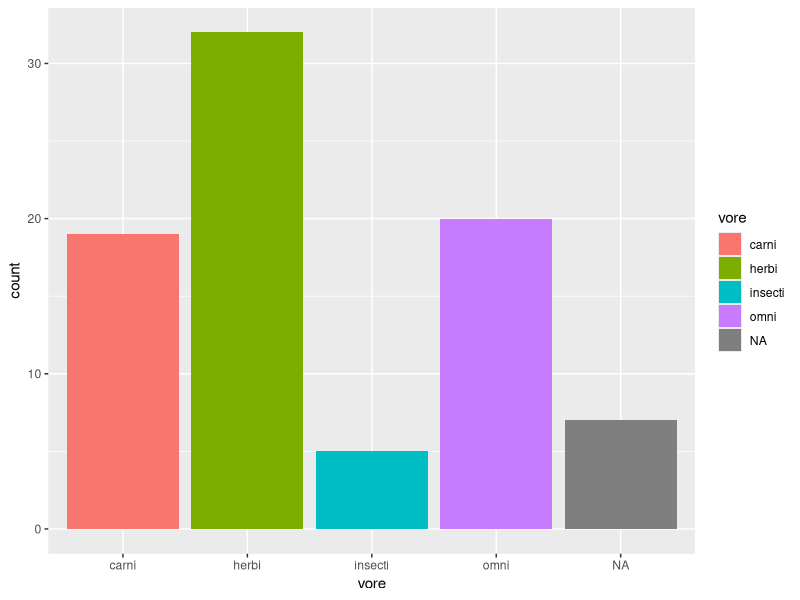
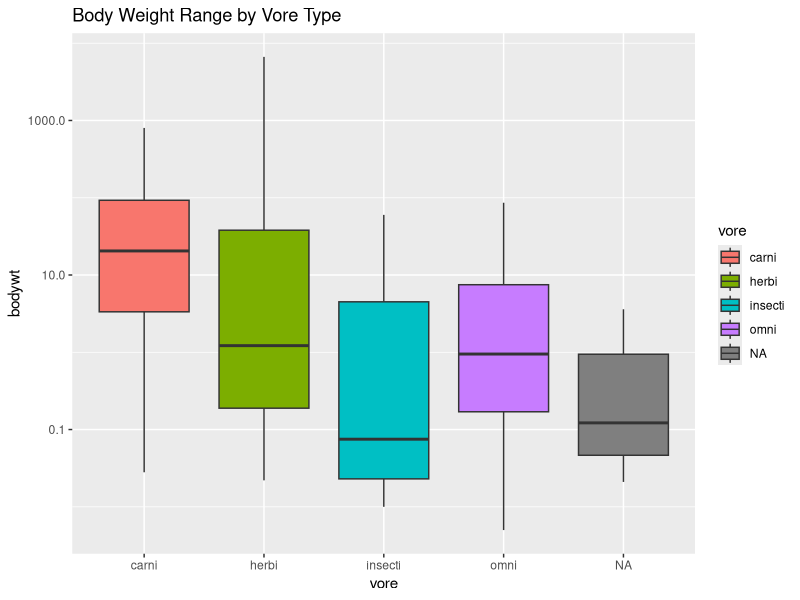
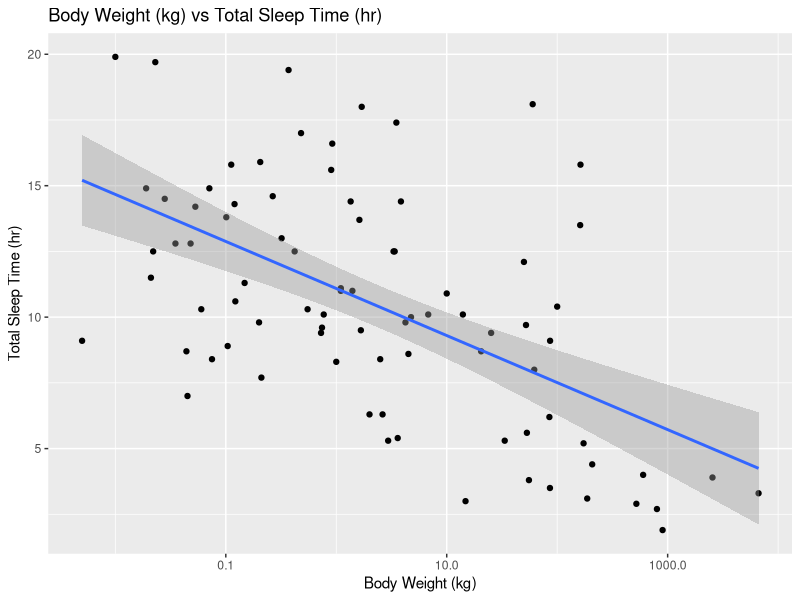
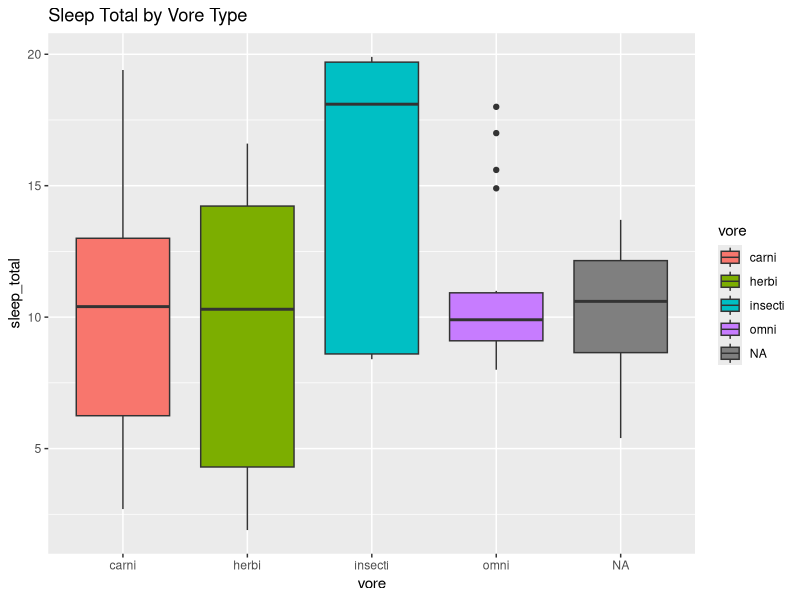
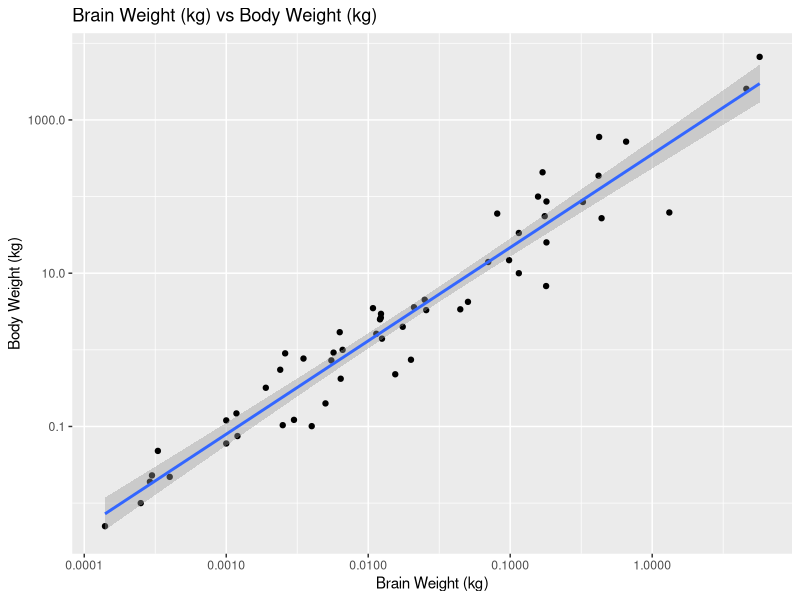

Generate these figures, in order, with R:
## ---- chunk 1
library("tidyverse")
options(scipen = 999) #disable scientific notation
## ---- chunk 2
glimpse(msleep)
## ---- chunk 3
names(msleep)
?msleep
## ---- chunk 4
ggplot(data=msleep,
       mapping=aes(x=vore))+
  geom_bar(mapping=aes(fill=vore))
## ---- chunk 5
mean(msleep$sleep_total)
## ---- chunk 6
summary(msleep)
## ---- chunk 7
ggplot(data=msleep,
       mapping=aes(x=vore, y=bodywt))+
  scale_y_log10()+
  geom_boxplot(mapping=aes(fill=vore))+
  labs(title="Body Weight Range by Vore Type")
## ---- chunk 8
ggplot(data=msleep,
       mapping=aes(x=bodywt, y=sleep_total))+
  scale_x_log10()+
  geom_point()+
  geom_smooth(method=lm)+
  labs(title="Body Weight (kg) vs Total Sleep Time (hr)",
       x="Body Weight (kg)",
       y="Total Sleep Time (hr)")
## ---- chunk 9
ggplot(data=msleep,
       mapping=aes(x=vore, y=sleep_total))+
  geom_boxplot(mapping=aes(fill=vore))+
  labs(title="Sleep Total by Vore Type")
## ---- chunk 10
ggplot(data=msleep,
       mapping=aes(x=brainwt, y=bodywt))+
  scale_y_log10()+
  scale_x_log10()+
  geom_point()+
  geom_smooth(method=lm)+
  labs(title="Brain Weight (kg) vs Body Weight (kg)",
       x="Brain Weight (kg)",
       y="Body Weight (kg)")
## ---- chunk 11

